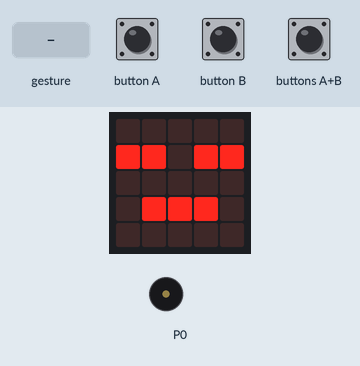
Simulated run of this program. Board: BBC micro:bit (MakeCode). Shown: the board's 5×5 LED display, buzzer (waves = sounding). The test bench sets the inputs (shaded band). A tilt is held for 1.5 s and a shake lasts 1 s, then the board lies face up again.

Above: at 1.8 s.
1.9 s: button A pressed for 0.15 s
At 2.4 s:
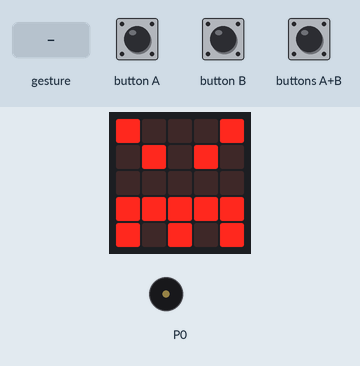
2.6 s: button B pressed for 0.15 s
At 2.97 s:
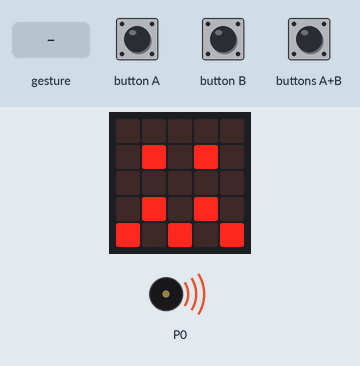
3.3 s: buttons A+B pressed for 0.15 s
4.0 s: gesture 'shake'
At 5.35 s:
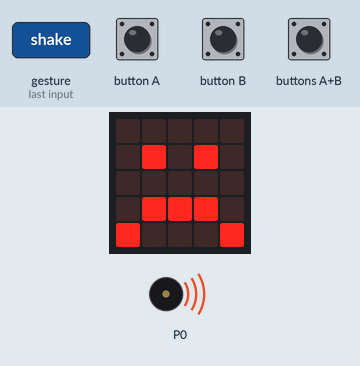
Timing chart, 0 to 8.0 s (numbered marks = the images above; inputs shaded):
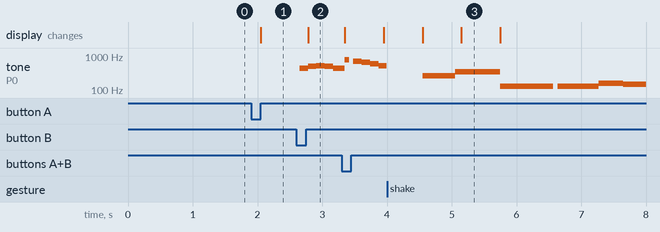

Measured:
- after the input at 1.9 s, the display: changes after 0.15 s (image 1)
- after the input at 2.6 s, the display: changes after 0.18 s (image 2)
- after the input at 4.0 s, the display: first differs from a run without the input after 1.2 s (image 3)
- by itself, tone on P0: plays 262 Hz for 0.51 s, 349 Hz for 0.69 s, 131 Hz for 0.82 s, 131 Hz for 0.64 s, 156 Hz for 0.38 s, 147 Hz for 0.35 s
- what the display in image 3 shows lasts 0.6 s, from 5.2 s to 5.8 s

The program:

main.ts
```typescript
input.onButtonPressed(Button.A, function () {
    basic.showIcon(IconNames.Angry)
    music._playDefaultBackground(music.builtInPlayableMelody(Melodies.Chase), music.PlaybackMode.UntilDone)
    basic.showIcon(IconNames.Asleep)
})
input.onGesture(Gesture.Shake, function () {
    basic.showIcon(IconNames.Sad)
    music._playDefaultBackground(music.builtInPlayableMelody(Melodies.Funeral), music.PlaybackMode.UntilDone)
    basic.showIcon(IconNames.Asleep)
})
input.onButtonPressed(Button.AB, function () {
    basic.showIcon(IconNames.Happy)
    music._playDefaultBackground(music.builtInPlayableMelody(Melodies.Wedding), music.PlaybackMode.UntilDone)
    basic.showIcon(IconNames.Asleep)
})
input.onButtonPressed(Button.B, function () {
    basic.showIcon(IconNames.Confused)
    music._playDefaultBackground(music.builtInPlayableMelody(Melodies.JumpDown), music.PlaybackMode.UntilDone)
    basic.showIcon(IconNames.Asleep)
})
basic.showIcon(IconNames.Asleep)
```

test.ts
```typescript
// Hier kann man Tests durchführen; diese Datei wird nicht kompiliert, wenn dieses Paket als Erweiterung verwendet wird.
```
